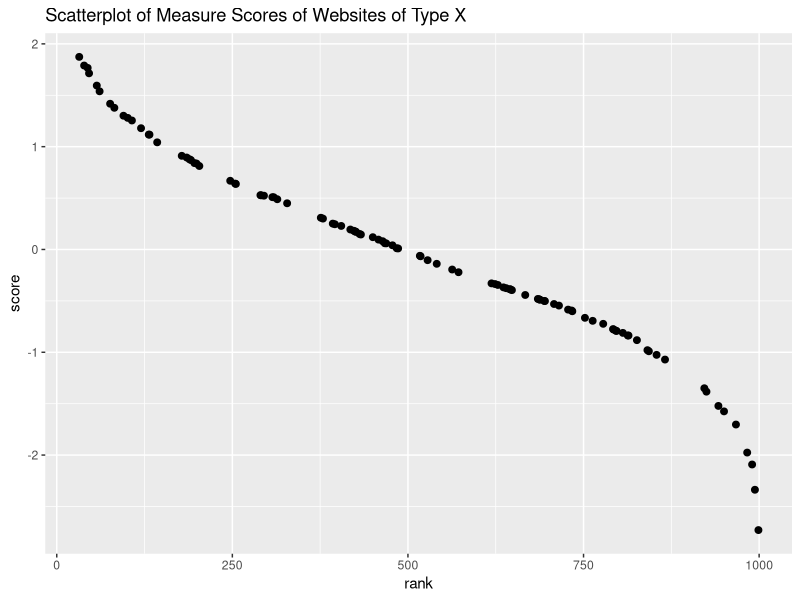
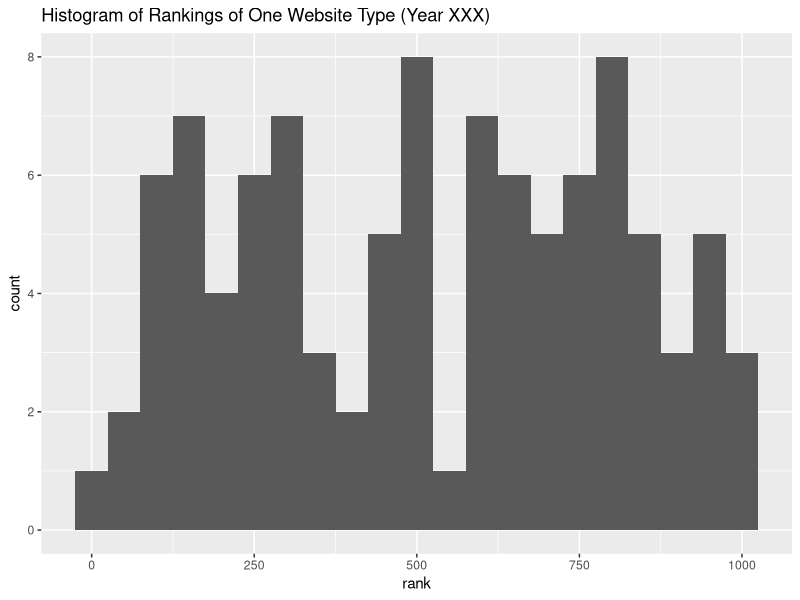

R code for these plots, in order:
## ---- chunk 1
require(ggplot2) ## this is NOT the real dataset being used in the app
score <-rnorm(1000); score <- score[order(-score)] # randomly generate website scores 
dat <- data.frame(cbind(score, rank=1:1000)); 
dat_onecat <- dat[sample(1:1000,100,replace=F),] #generate data of one website type 
ggplot(dat_onecat,aes(x=rank, y=score)) + 
        geom_point(size=2) + 
        ggtitle(paste("Scatterplot of Measure Scores of Websites of Type X"))
## ---- chunk 2
require(ggplot2) ## this is NOT the real dataset being used in the app
score <-rnorm(1000); score <- score[order(-score)] # randomly generate website scores 
dat <- data.frame(cbind(score, rank=1:1000)); 
dat_onecat <- dat[sample(1:1000,100,replace=F),] #generate data of one website type 
ggplot(dat_onecat, aes(x=rank)) + 
        geom_histogram(binwidth = 50) + 
        ggtitle(paste("Histogram of Rankings of One Website Type (Year XXX)"))
